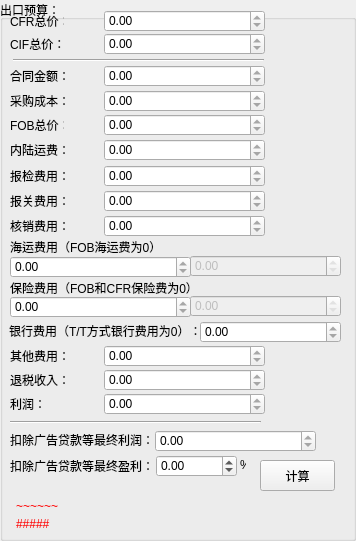
    <widget class="QGroupBox" name="groupBox_3">
     <property name="minimumSize">
      <size>
       <width>350</width>
       <height>0</height>
      </size>
     </property>
     <property name="title">
      <string>出口预算：</string>
     </property>
     <widget class="QDoubleSpinBox" name="f5">
      <property name="enabled">
       <bool>true</bool>
      </property>
      <property name="geometry">
       <rect>
        <x>104</x>
        <y>139</y>
        <width>161</width>
        <height>22</height>
       </rect>
      </property>
      <property name="readOnly">
       <bool>true</bool>
      </property>
      <property name="maximum">
       <double>999999999.000000000000000</double>
      </property>
      <property name="value">
       <double>0.000000000000000</double>
      </property>
     </widget>
     <widget class="QLabel" name="label_15">
      <property name="geometry">
       <rect>
        <x>10</x>
        <y>144</y>
        <width>60</width>
        <height>12</height>
       </rect>
      </property>
      <property name="text">
       <string>内陆运费：</string>
      </property>
     </widget>
     <widget class="QPushButton" name="computefinalInformation">
      <property name="geometry">
       <rect>
        <x>260</x>
        <y>460</y>
        <width>75</width>
        <height>31</height>
       </rect>
      </property>
      <property name="text">
       <string>计算</string>
      </property>
     </widget>
     <widget class="QLabel" name="label_17">
      <property name="geometry">
       <rect>
        <x>10</x>
        <y>170</y>
        <width>60</width>
        <height>12</height>
       </rect>
      </property>
      <property name="text">
       <string>报检费用：</string>
      </property>
     </widget>
     <widget class="QDoubleSpinBox" name="f6">
      <property name="enabled">
       <bool>true</bool>
      </property>
      <property name="geometry">
       <rect>
        <x>104</x>
        <y>165</y>
        <width>161</width>
        <height>22</height>
       </rect>
      </property>
      <property name="readOnly">
       <bool>true</bool>
      </property>
      <property name="maximum">
       <double>999999999.000000000000000</double>
      </property>
      <property name="value">
       <double>0.000000000000000</double>
      </property>
     </widget>
     <widget class="QLabel" name="label_19">
      <property name="geometry">
       <rect>
        <x>10</x>
        <y>195</y>
        <width>60</width>
        <height>12</height>
       </rect>
      </property>
      <property name="text">
       <string>报关费用：</string>
      </property>
     </widget>
     <widget class="QDoubleSpinBox" name="f7">
      <property name="enabled">
       <bool>true</bool>
      </property>
      <property name="geometry">
       <rect>
        <x>104</x>
        <y>190</y>
        <width>161</width>
        <height>22</height>
       </rect>
      </property>
      <property name="readOnly">
       <bool>true</bool>
      </property>
      <property name="maximum">
       <double>999999999.000000000000000</double>
      </property>
      <property name="value">
       <double>0.000000000000000</double>
      </property>
     </widget>
     <widget class="QLabel" name="label_21">
      <property name="geometry">
       <rect>
        <x>10</x>
        <y>95</y>
        <width>60</width>
        <height>12</height>
       </rect>
      </property>
      <property name="text">
       <string>采购成本：</string>
      </property>
     </widget>
     <widget class="QLabel" name="label_22">
      <property name="geometry">
       <rect>
        <x>10</x>
        <y>70</y>
        <width>60</width>
        <height>12</height>
       </rect>
      </property>
      <property name="text">
       <string>合同金额：</string>
      </property>
     </widget>
     <widget class="QDoubleSpinBox" name="f3">
      <property name="enabled">
       <bool>true</bool>
      </property>
      <property name="geometry">
       <rect>
        <x>104</x>
        <y>90</y>
        <width>161</width>
        <height>22</height>
       </rect>
      </property>
      <property name="readOnly">
       <bool>true</bool>
      </property>
      <property name="maximum">
       <double>999999999.000000000000000</double>
      </property>
      <property name="value">
       <double>0.000000000000000</double>
      </property>
     </widget>
     <widget class="QDoubleSpinBox" name="f2">
      <property name="enabled">
       <bool>true</bool>
      </property>
      <property name="geometry">
       <rect>
        <x>104</x>
        <y>65</y>
        <width>161</width>
        <height>22</height>
       </rect>
      </property>
      <property name="readOnly">
       <bool>true</bool>
      </property>
      <property name="maximum">
       <double>999999999.000000000000000</double>
      </property>
      <property name="value">
       <double>0.000000000000000</double>
      </property>
     </widget>
     <widget class="QLabel" name="label_69">
      <property name="geometry">
       <rect>
        <x>10</x>
        <y>119</y>
        <width>54</width>
        <height>12</height>
       </rect>
      </property>
      <property name="text">
       <string>FOB总价：</string>
      </property>
     </widget>
     <widget class="QDoubleSpinBox" name="f4">
      <property name="enabled">
       <bool>true</bool>
      </property>
      <property name="geometry">
       <rect>
        <x>104</x>
        <y>114</y>
        <width>161</width>
        <height>22</height>
       </rect>
      </property>
      <property name="readOnly">
       <bool>true</bool>
      </property>
      <property name="maximum">
       <double>999999999.000000000000000</double>
      </property>
      <property name="value">
       <double>0.000000000000000</double>
      </property>
     </widget>
     <widget class="QDoubleSpinBox" name="f8_0">
      <property name="enabled">
       <bool>true</bool>
      </property>
      <property name="geometry">
       <rect>
        <x>10</x>
        <y>256</y>
        <width>181</width>
        <height>22</height>
       </rect>
      </property>
      <property name="readOnly">
       <bool>true</bool>
      </property>
      <property name="maximum">
       <double>999999999.000000000000000</double>
      </property>
      <property name="value">
       <double>0.000000000000000</double>
      </property>
     </widget>
     <widget class="QLabel" name="label_70">
      <property name="geometry">
       <rect>
        <x>10</x>
        <y>241</y>
        <width>156</width>
        <height>12</height>
       </rect>
      </property>
      <property name="text">
       <string>海运费用（FOB海运费为0）：</string>
      </property>
     </widget>
     <widget class="QDoubleSpinBox" name="f8_1">
      <property name="enabled">
       <bool>false</bool>
      </property>
      <property name="geometry">
       <rect>
        <x>190</x>
        <y>255</y>
        <width>151</width>
        <height>22</height>
       </rect>
      </property>
      <property name="readOnly">
       <bool>true</bool>
      </property>
      <property name="maximum">
       <double>999999999.000000000000000</double>
      </property>
      <property name="value">
       <double>0.000000000000000</double>
      </property>
     </widget>
     <widget class="QLabel" name="label_71">
      <property name="geometry">
       <rect>
        <x>10</x>
        <y>282</y>
        <width>186</width>
        <height>12</height>
       </rect>
      </property>
      <property name="text">
       <string>保险费用（FOB和CFR保险费为0）：</string>
      </property>
     </widget>
     <widget class="QDoubleSpinBox" name="f10">
      <property name="enabled">
       <bool>true</bool>
      </property>
      <property name="geometry">
       <rect>
        <x>200</x>
        <y>321</y>
        <width>141</width>
        <height>22</height>
       </rect>
      </property>
      <property name="readOnly">
       <bool>true</bool>
      </property>
      <property name="maximum">
       <double>999999999.000000000000000</double>
      </property>
      <property name="value">
       <double>0.000000000000000</double>
      </property>
     </widget>
     <widget class="QLabel" name="label_72">
      <property name="geometry">
       <rect>
        <x>9</x>
        <y>325</y>
        <width>192</width>
        <height>12</height>
       </rect>
      </property>
      <property name="text">
       <string>银行费用（T/T方式银行费用为0）：</string>
      </property>
     </widget>
     <widget class="QDoubleSpinBox" name="f11">
      <property name="enabled">
       <bool>true</bool>
      </property>
      <property name="geometry">
       <rect>
        <x>104</x>
        <y>345</y>
        <width>161</width>
        <height>22</height>
       </rect>
      </property>
      <property name="readOnly">
       <bool>true</bool>
      </property>
      <property name="maximum">
       <double>999999999.000000000000000</double>
      </property>
      <property name="value">
       <double>0.000000000000000</double>
      </property>
     </widget>
     <widget class="QLabel" name="label_73">
      <property name="geometry">
       <rect>
        <x>10</x>
        <y>350</y>
        <width>60</width>
        <height>12</height>
       </rect>
      </property>
      <property name="text">
       <string>其他费用：</string>
      </property>
     </widget>
     <widget class="QDoubleSpinBox" name="f12">
      <property name="enabled">
       <bool>true</bool>
      </property>
      <property name="geometry">
       <rect>
        <x>104</x>
        <y>369</y>
        <width>161</width>
        <height>22</height>
       </rect>
      </property>
      <property name="readOnly">
       <bool>true</bool>
      </property>
      <property name="maximum">
       <double>999999999.000000000000000</double>
      </property>
      <property name="value">
       <double>0.000000000000000</double>
      </property>
     </widget>
     <widget class="QLabel" name="label_74">
      <property name="geometry">
       <rect>
        <x>10</x>
        <y>374</y>
        <width>60</width>
        <height>12</height>
       </rect>
      </property>
      <property name="text">
       <string>退税收入：</string>
      </property>
     </widget>
     <widget class="QLabel" name="label_75">
      <property name="geometry">
       <rect>
        <x>10</x>
        <y>398</y>
        <width>36</width>
        <height>12</height>
       </rect>
      </property>
      <property name="text">
       <string>利润：</string>
      </property>
     </widget>
     <widget class="QDoubleSpinBox" name="f13">
      <property name="enabled">
       <bool>true</bool>
      </property>
      <property name="geometry">
       <rect>
        <x>104</x>
        <y>393</y>
        <width>161</width>
        <height>22</height>
       </rect>
      </property>
      <property name="readOnly">
       <bool>true</bool>
      </property>
      <property name="minimum">
       <double>-999999999.000000000000000</double>
      </property>
      <property name="maximum">
       <double>999999999.000000000000000</double>
      </property>
      <property name="value">
       <double>0.000000000000000</double>
      </property>
     </widget>
     <widget class="Line" name="line_3">
      <property name="geometry">
       <rect>
        <x>10</x>
        <y>414</y>
        <width>251</width>
        <height>16</height>
       </rect>
      </property>
      <property name="orientation">
       <enum>Qt::Horizontal</enum>
      </property>
     </widget>
     <widget class="QLabel" name="label_76">
      <property name="geometry">
       <rect>
        <x>10</x>
        <y>434</y>
        <width>144</width>
        <height>12</height>
       </rect>
      </property>
      <property name="text">
       <string>扣除广告贷款等最终利润：</string>
      </property>
     </widget>
     <widget class="QDoubleSpinBox" name="f14">
      <property name="enabled">
       <bool>true</bool>
      </property>
      <property name="geometry">
       <rect>
        <x>155</x>
        <y>430</y>
        <width>161</width>
        <height>22</height>
       </rect>
      </property>
      <property name="readOnly">
       <bool>true</bool>
      </property>
      <property name="minimum">
       <double>-999999999.000000000000000</double>
      </property>
      <property name="maximum">
       <double>999999999.000000000000000</double>
      </property>
      <property name="value">
       <double>0.000000000000000</double>
      </property>
     </widget>
     <widget class="QLabel" name="label_77">
      <property name="geometry">
       <rect>
        <x>240</x>
        <y>459</y>
        <width>6</width>
        <height>12</height>
       </rect>
      </property>
      <property name="text">
       <string>%</string>
      </property>
     </widget>
     <widget class="QDoubleSpinBox" name="f15">
      <property name="geometry">
       <rect>
        <x>156</x>
        <y>455</y>
        <width>81</width>
        <height>22</height>
       </rect>
      </property>
      <property name="minimum">
       <double>-999999999.000000000000000</double>
      </property>
      <property name="maximum">
       <double>999999999.000000000000000</double>
      </property>
      <property name="value">
       <double>0.000000000000000</double>
      </property>
     </widget>
     <widget class="QLabel" name="label_78">
      <property name="geometry">
       <rect>
        <x>10</x>
        <y>460</y>
        <width>144</width>
        <height>12</height>
       </rect>
      </property>
      <property name="text">
       <string>扣除广告贷款等最终盈利：</string>
      </property>
     </widget>
     <widget class="QDoubleSpinBox" name="f9_1">
      <property name="enabled">
       <bool>false</bool>
      </property>
      <property name="geometry">
       <rect>
        <x>190</x>
        <y>295</y>
        <width>151</width>
        <height>22</height>
       </rect>
      </property>
      <property name="readOnly">
       <bool>true</bool>
      </property>
      <property name="maximum">
       <double>999999999.000000000000000</double>
      </property>
      <property name="value">
       <double>0.000000000000000</double>
      </property>
     </widget>
     <widget class="QDoubleSpinBox" name="f9_0">
      <property name="enabled">
       <bool>true</bool>
      </property>
      <property name="geometry">
       <rect>
        <x>10</x>
        <y>296</y>
        <width>181</width>
        <height>22</height>
       </rect>
      </property>
      <property name="readOnly">
       <bool>true</bool>
      </property>
      <property name="maximum">
       <double>999999999.000000000000000</double>
      </property>
      <property name="value">
       <double>0.000000000000000</double>
      </property>
     </widget>
     <widget class="QLabel" name="f16">
      <property name="geometry">
       <rect>
        <x>16</x>
        <y>498</y>
        <width>321</width>
        <height>16</height>
       </rect>
      </property>
      <property name="styleSheet">
       <string notr="true">color: rgb(255, 0, 0)</string>
      </property>
      <property name="text">
       <string>~~~~~~</string>
      </property>
     </widget>
     <widget class="QLabel" name="f17">
      <property name="geometry">
       <rect>
        <x>16</x>
        <y>516</y>
        <width>331</width>
        <height>16</height>
       </rect>
      </property>
      <property name="styleSheet">
       <string notr="true">color: rgb(255, 0, 0)</string>
      </property>
      <property name="text">
       <string>#####</string>
      </property>
     </widget>
     <widget class="QDoubleSpinBox" name="f0">
      <property name="enabled">
       <bool>true</bool>
      </property>
      <property name="geometry">
       <rect>
        <x>104</x>
        <y>10</y>
        <width>161</width>
        <height>22</height>
       </rect>
      </property>
      <property name="readOnly">
       <bool>true</bool>
      </property>
      <property name="maximum">
       <double>999999999.000000000000000</double>
      </property>
      <property name="value">
       <double>0.000000000000000</double>
      </property>
     </widget>
     <widget class="QLabel" name="label_81">
      <property name="geometry">
       <rect>
        <x>10</x>
        <y>15</y>
        <width>54</width>
        <height>12</height>
       </rect>
      </property>
      <property name="text">
       <string>CFR总价：</string>
      </property>
     </widget>
     <widget class="QDoubleSpinBox" name="f1">
      <property name="enabled">
       <bool>true</bool>
      </property>
      <property name="geometry">
       <rect>
        <x>104</x>
        <y>33</y>
        <width>161</width>
        <height>22</height>
       </rect>
      </property>
      <property name="readOnly">
       <bool>true</bool>
      </property>
      <property name="maximum">
       <double>999999999.000000000000000</double>
      </property>
      <property name="value">
       <double>0.000000000000000</double>
      </property>
     </widget>
     <widget class="QLabel" name="label_82">
      <property name="geometry">
       <rect>
        <x>10</x>
        <y>38</y>
        <width>54</width>
        <height>12</height>
       </rect>
      </property>
      <property name="text">
       <string>CIF总价：</string>
      </property>
     </widget>
     <widget class="Line" name="line_4">
      <property name="geometry">
       <rect>
        <x>13</x>
        <y>52</y>
        <width>251</width>
        <height>16</height>
       </rect>
      </property>
      <property name="orientation">
       <enum>Qt::Horizontal</enum>
      </property>
     </widget>
     <widget class="QDoubleSpinBox" name="f18">
      <property name="enabled">
       <bool>true</bool>
      </property>
      <property name="geometry">
       <rect>
        <x>104</x>
        <y>215</y>
        <width>161</width>
        <height>22</height>
       </rect>
      </property>
      <property name="readOnly">
       <bool>true</bool>
      </property>
      <property name="maximum">
       <double>999999999.000000000000000</double>
      </property>
      <property name="value">
       <double>0.000000000000000</double>
      </property>
     </widget>
     <widget class="QLabel" name="label_79">
      <property name="geometry">
       <rect>
        <x>10</x>
        <y>220</y>
        <width>60</width>
        <height>12</height>
       </rect>
      </property>
      <property name="text">
       <string>核销费用：</string>
      </property>
     </widget>
    </widget>
